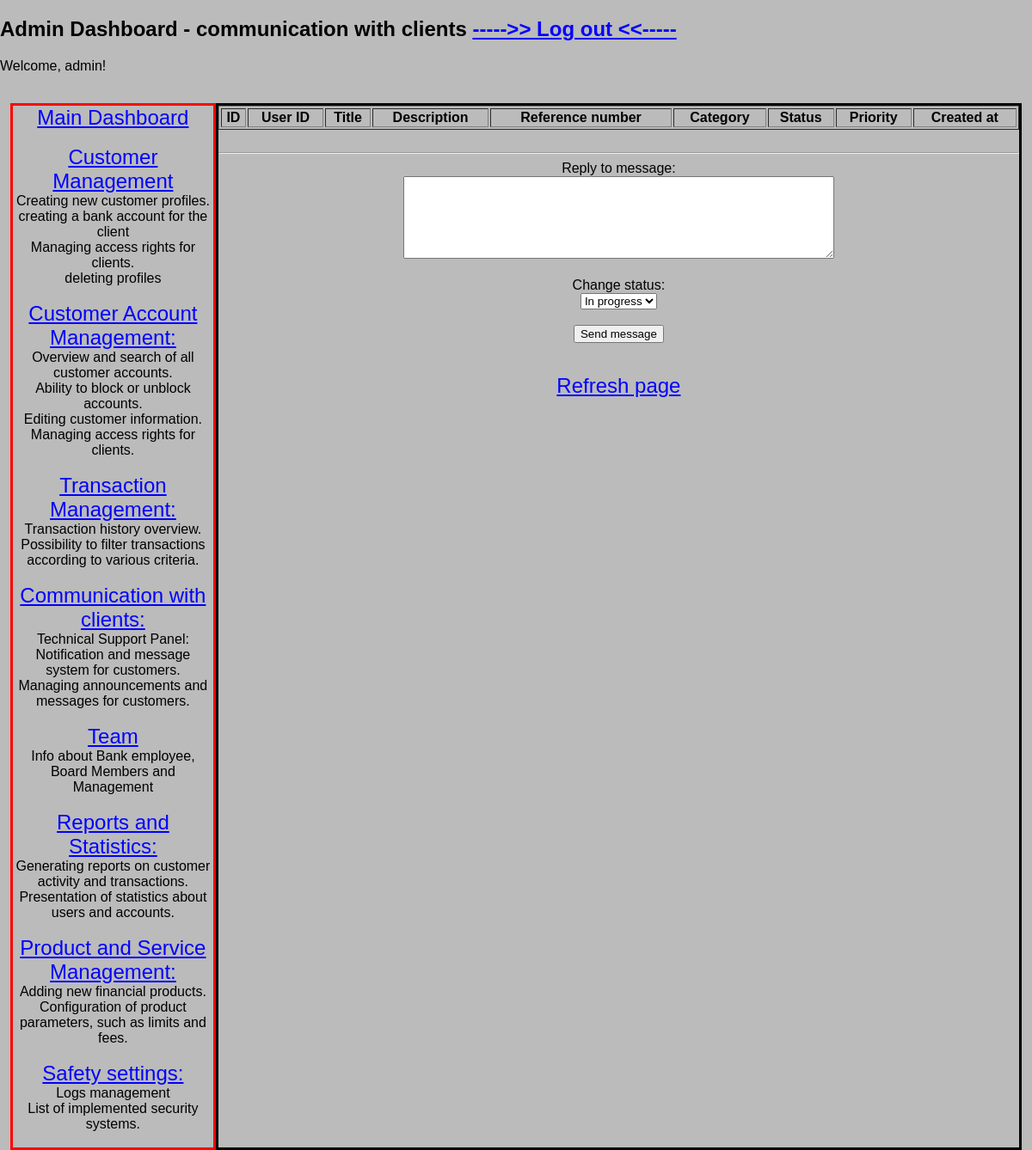
The app's page /process_query/000016Marcin (signed in), older data.
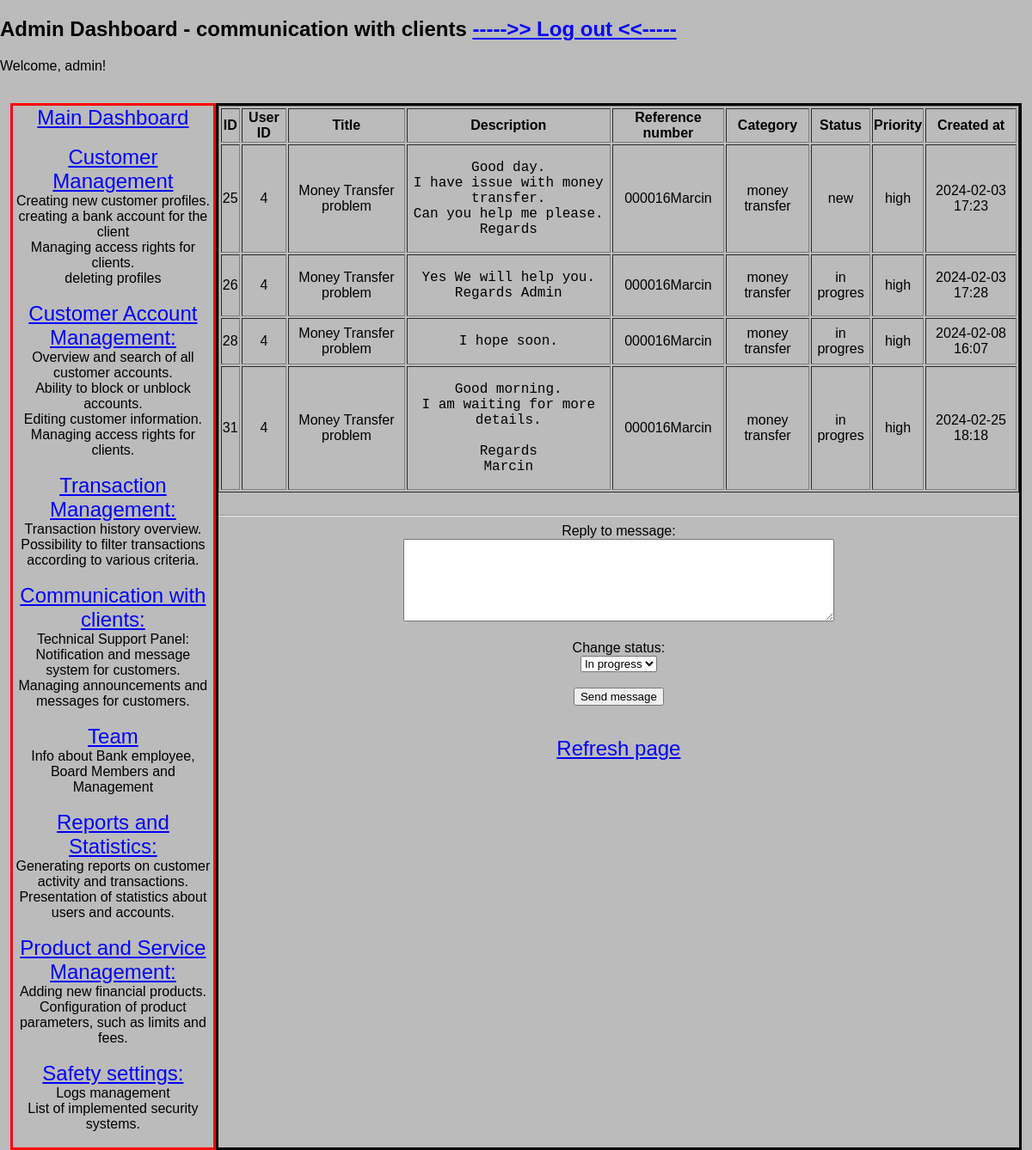
The same page, newer data.
### models/models.py (models this page shows)
class SupportTickets(db.Model):
    id = db.Column(db.Integer, primary_key=True)
    user_id = db.Column(db.Integer, db.ForeignKey('users.id'), nullable=False)
    title = db.Column(db.String(100), nullable=False)
    description = db.Column(db.Text, nullable=False)
    reference_number = db.Column(db.String(50), nullable=False)
    status = db.Column(db.String(50), nullable=False, default='new')  # values: new, in progress, closed, rejected
    priority = db.Column(db.String(50), nullable=False, default='normal')  # values: normal, high, urgent
    category = db.Column(db.String(50), nullable=False, default='general')  # values: general, fraud, service problem, money transfer
    created_at = db.Column(db.DateTime, default=datetime.utcnow)

### routes/my_routes_hc.py (the view)
@process_query_bp.route('/process_query/<query_ref>', methods=['GET', 'POST'])
@login_required
@admin_required
def process_query(query_ref):
    user_queries = SupportTickets.query.filter_by(reference_number=query_ref).all()
    last_query = SupportTickets.query.filter_by(reference_number=query_ref).order_by(SupportTickets.created_at.desc()).first()
    return render_template('processing_clients_query.html', all_queries=user_queries, query=last_query)

### app.py (called while the page is built)
@app.before_request
def initialize_database():
    db.create_all()
    session.permanent = True

@login_manager.user_loader
def load_user(user_id):
    return Users.query.get(int(user_id))

### routes/transfer.py (called while the page is built)
def admin_required(func):
    @wraps(func)
    def decorated_view(*args, **kwargs):
        if not current_user.is_authenticated or current_user.role != 'admin':
            logger.error(f"No access to the resource - {request.path}  '{current_user.username}' ")
            abort(403)
        return func(*args, **kwargs)
    return decorated_view

### templates/processing_clients_query.html (shortened to what this page needs)
{% extends 'base_admin.html' %}
{% block subtitle %} - communication with clients{% endblock %}
{% block content %}
<table border="1" class="center-table" width = "100%">
    <thead>
        <tr>
            <th>ID</th>
            <th>User ID</th>
            <th>Title</th>
            <th>Description</th>
            <th>Reference number</th>
            <th>Category</th>
            <th>Status</th>
            <th>Priority</th>
            <th>Created at</th>
        </tr>
    </thead>
    <tbody>
        {% for query in all_queries %}
            <tr>
                <td>{{ query.id }}</td>
                <td>{{ query.user_id }}</td>
                <td>{{ query.title }}</td>
                <td class="messages-table" style="font-size: 16px;"><pre style="white-space: pre-wrap;">{{ query.description }}</pre></td>
                <td>{{ query.reference_number }}</td>
                <td>{{ query.category }}</td>
                <td>{{ query.status }}</td>
                <td>{{ query.priority }}</td>
                <td>{{ query.created_at.strftime('%Y-%m-%d %H:%M') }}</td>
            </tr>
        {% endfor %}
    </tbody>
</table>
<br><hr>
<form action="{{ url_for('send_message_for_query_bp.send_message_for_query' , query_ref=query.reference_number) }}" method="post" role="form">
    <label for="description">Reply to message: </label> <br>
    <textarea id="description" name="description" required rows="6" cols="60"></textarea> <br><br>
    <label for="status">Change status:</label> <br>
    <select type="text" id="status" name="status" def required>
        <option value="in progres">In progress</option>
    </select> <br><br>
    <input type="submit" value="Send message"><br>
</form>
<br><br>
<a href="{{ url_for('process_query_bp.process_query', query_ref=query.reference_number) }}" class="link"> Refresh page </a>
{% endblock %}

Row changes from the older to the newer data that the page shows:
added SupportTickets: id "25", user_id "4", title "Money Transfer problem", description "Good day. I have issue with money transfer. Can you help me please. Regards", reference_number "000016Marcin", category "money transfer", status "new", priority "high", created_at "2024-02-03 17:23"
added SupportTickets: id "26", user_id "4", title "Money Transfer problem", description "Yes We will help you. Regards Admin", reference_number "000016Marcin", category "money transfer", status "in progres", priority "high", created_at "2024-02-03 17:28"
added SupportTickets: id "28", user_id "4", title "Money Transfer problem", description "I hope soon.", reference_number "000016Marcin", category "money transfer", status "in progres", priority "high", created_at "2024-02-08 16:07"
added SupportTickets: id "31", user_id "4", title "Money Transfer problem", description "Good morning. I am waiting for more details. Regards Marcin", reference_number "000016Marcin", category "money transfer", status "in progres", priority "high", created_at "2024-02-25 18:18"
